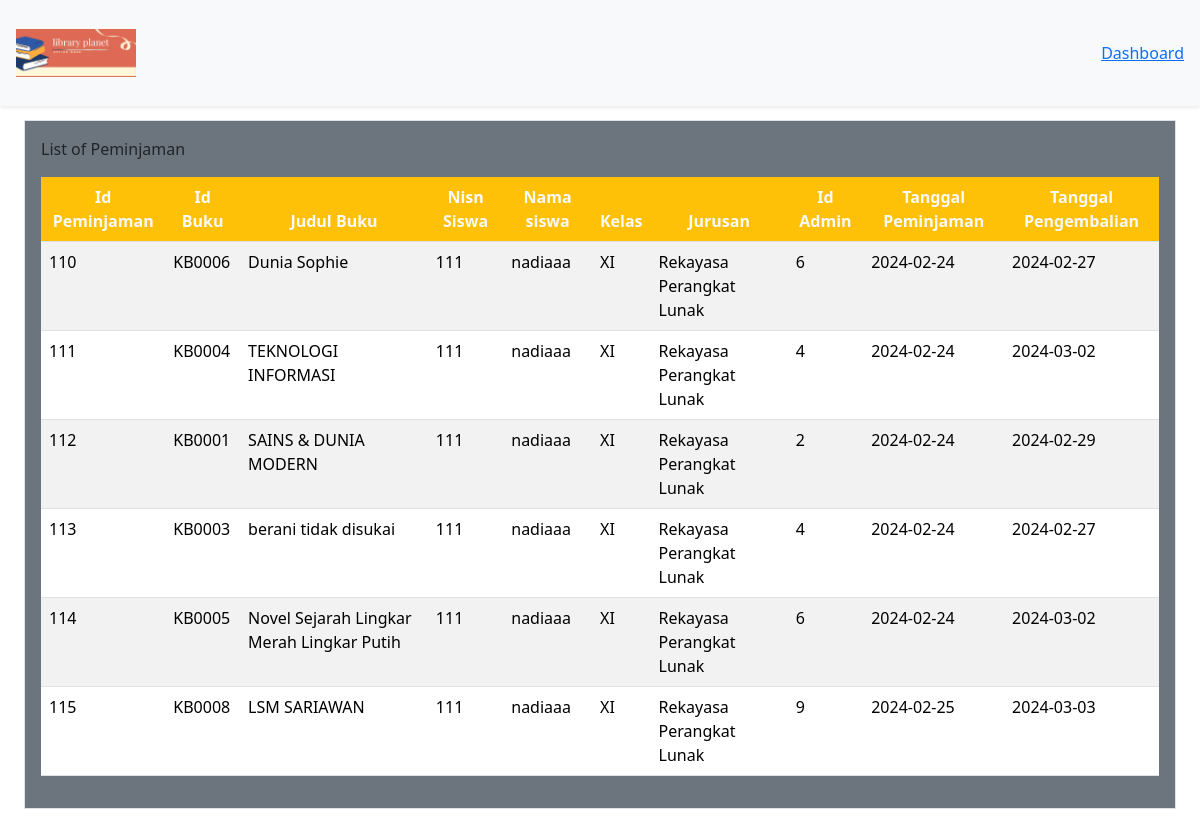
Page /DashboardAdmin/peminjaman/peminjamanBuku.php on the committed database.
### tables this page shows
CREATE TABLE `peminjaman` (
  `id_peminjaman` int(11) NOT NULL,
  `id_buku` varchar(20) NOT NULL,
  `nisn` int(11) NOT NULL,
  `id_admin` int(11) NOT NULL,
  `tgl_peminjaman` date NOT NULL,
  `tgl_pengembalian` date NOT NULL,
  `status` varchar(40) NOT NULL,
  `harga` int(50) NOT NULL
);

CREATE TABLE `buku` (
  `cover` varchar(255) NOT NULL,
  `id_buku` varchar(20) NOT NULL,
  `kategori` varchar(255) NOT NULL,
  `judul` varchar(255) NOT NULL,
  `pengarang` varchar(255) NOT NULL,
  `penerbit` varchar(255) NOT NULL,
  `tahun_terbit` date NOT NULL,
  `jumlah_halaman` int(11) NOT NULL,
  `buku_deskripsi` text NOT NULL,
  `isi_buku` varchar(250) NOT NULL
);

CREATE TABLE `member` (
  `nisn` int(11) NOT NULL,
  `kode_member` varchar(12) NOT NULL,
  `nama` varchar(255) NOT NULL,
  `password` varchar(255) NOT NULL,
  `jenis_kelamin` varchar(20) NOT NULL,
  `kelas` varchar(5) NOT NULL,
  `jurusan` varchar(50) NOT NULL,
  `no_tlp` varchar(15) NOT NULL,
  `tgl_pendaftaran` date NOT NULL
);

### config/config.php (called while the page is built, shortened)
<?php
$host = "127.0.0.1";
$username = "root";
$password = "";
$database_name = "perpus_sanjaya";
$connection = mysqli_connect($host, $username, $password, $database_name);
function queryReadData($dataKategori) {
  global $connection;
  $result = mysqli_query($connection, $dataKategori);
  $items = [];
  while($item = mysqli_fetch_assoc($result)) {
    $items[] = $item;
  }
  return $items;
}
?>

### DashboardAdmin/peminjaman/peminjamanBuku.php (the view, shortened to what this page needs)
<?php
require "../../config/config.php";
$dataPeminjam = queryReadData("SELECT peminjaman.id_peminjaman, peminjaman.id_buku, buku.judul, peminjaman.nisn, member.nama, member.kelas, member.jurusan, peminjaman.id_admin,  peminjaman.tgl_peminjaman, peminjaman.tgl_pengembalian
FROM peminjaman
INNER JOIN member ON peminjaman.nisn = member.nisn
INNER JOIN buku ON peminjaman.id_buku = buku.id_buku");
?>
<!DOCTYPE html>
<html lang="en">
  <head>
    <link href="https://cdn.jsdelivr.net/npm/bootstrap@5.3.2/dist/css/bootstrap.min.css" rel="stylesheet">
  </head>
  <body>
  <nav class="navbar fixed-top bg-body-tertiary shadow-sm">
      <div class="container-fluid p-3">
        <a class="navbar-brand" href="#">
          <img src="../../assets/library Book Sale.png" alt="logo" width="120px">
        </a>
        <a class="bg btn-tertiary" href="../dashboardAdmin.php">Dashboard</a>
      </div>
    </nav>
    <div class="p-4 mt-5">
    <div class="mt-5">
    <div class="p-3 mb-2 border bg-secondary">
    <caption>List of Peminjaman</caption>
      <div class="table-responsive mt-3">
        <table class="table table-striped table-hover">
        <thead class="text-center">
          <tr>
            <th class="bg-warning text-light">Id Peminjaman</th>
            <th class="bg-warning text-light">Id Buku</th>
            <th class="bg-warning text-light">Judul Buku</th>
            <th class="bg-warning text-light">Nisn Siswa</th>
            <th class="bg-warning text-light">Nama siswa</th>
            <th class="bg-warning text-light">Kelas</th>
            <th class="bg-warning text-light">Jurusan</th>
            <th class="bg-warning text-light">Id Admin</th>
            <th class="bg-warning text-light">Tanggal Peminjaman</th>
            <th class="bg-warning text-light">Tanggal Pengembalian</th>
          </tr>
        </thead>
       <?php foreach ($dataPeminjam as $item) : ?>
      <tr>
       <td><?= $item["id_peminjaman"]; ?></td>
      <td><?= $item["id_buku"]; ?></td>
      <td><?= $item["judul"]; ?></td>
      <td><?= $item["nisn"]; ?></td>
      <td><?= $item["nama"]; ?></td>
      <td><?= $item["kelas"]; ?></td>
      <td><?= $item["jurusan"]; ?></td>
      <td><?= $item["id_admin"]; ?></td>
      <td><?= $item["tgl_peminjaman"]; ?></td>
      <td><?= $item["tgl_pengembalian"]; ?></td>
      </tr>
      <?php endforeach;?>
    </table>
    </div>
    </div>
  </div>
  </body>
</html>

### rows in the picture
peminjaman: id_peminjaman "110", id_buku "KB0006", id_buku.judul "Dunia Sophie", nisn "111", nisn.nama "nadiaaa", nisn.kelas "XI", nisn.jurusan "Rekayasa Perangkat Lunak", id_admin "6", tgl_peminjaman "2024-02-24", tgl_pengembalian "2024-02-27"
peminjaman: id_peminjaman "111", id_buku "KB0004", id_buku.judul "TEKNOLOGI INFORMASI", nisn "111", nisn.nama "nadiaaa", nisn.kelas "XI", nisn.jurusan "Rekayasa Perangkat Lunak", id_admin "4", tgl_peminjaman "2024-02-24", tgl_pengembalian "2024-03-02"
peminjaman: id_peminjaman "112", id_buku "KB0001", id_buku.judul "SAINS & DUNIA MODERN", nisn "111", nisn.nama "nadiaaa", nisn.kelas "XI", nisn.jurusan "Rekayasa Perangkat Lunak", id_admin "2", tgl_peminjaman "2024-02-24", tgl_pengembalian "2024-02-29"
peminjaman: id_peminjaman "113", id_buku "KB0003", id_buku.judul "berani tidak disukai", nisn "111", nisn.nama "nadiaaa", nisn.kelas "XI", nisn.jurusan "Rekayasa Perangkat Lunak", id_admin "4", tgl_peminjaman "2024-02-24", tgl_pengembalian "2024-02-27"
peminjaman: id_peminjaman "114", id_buku "KB0005", id_buku.judul "Novel Sejarah Lingkar Merah Lingkar Putih", nisn "111", nisn.nama "nadiaaa", nisn.kelas "XI", nisn.jurusan "Rekayasa Perangkat Lunak", id_admin "6", tgl_peminjaman "2024-02-24", tgl_pengembalian "2024-03-02"
peminjaman: id_peminjaman "115", id_buku "KB0008", id_buku.judul "LSM SARIAWAN", nisn "111", nisn.nama "nadiaaa", nisn.kelas "XI", nisn.jurusan "Rekayasa Perangkat Lunak", id_admin "9", tgl_peminjaman "2024-02-25", tgl_pengembalian "2024-03-03"
